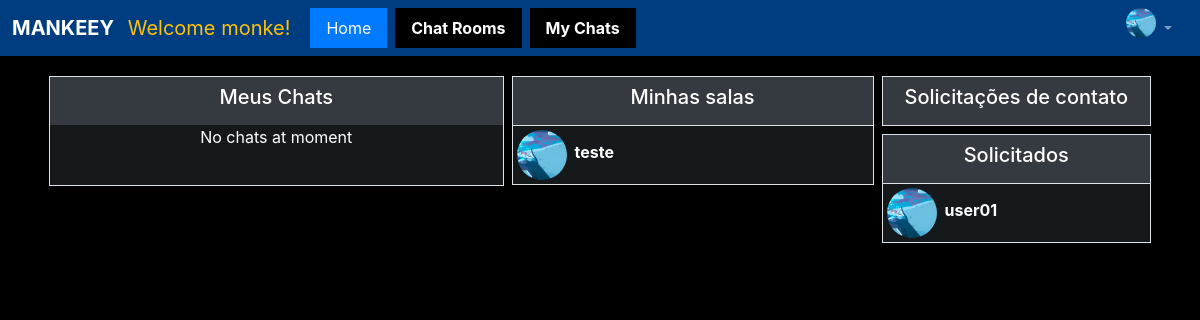
The page /private_chat/inbox/ (signed in) on the database as committed earlier.
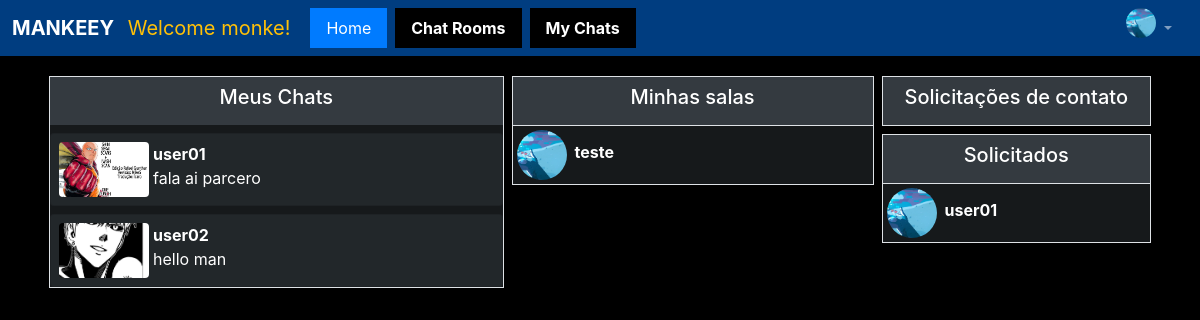
The same page on the database as committed later.
### chat/models.py (models this page shows, shortened)
class Profile(models.Model):
    user = models.OneToOneField(User, primary_key=True, related_name='profile', on_delete=models.CASCADE, blank=True)
    name = models.CharField(max_length=50, blank=True, null=True)
    image = models.ImageField(upload_to='img_profile/', default="img_profile/default.jpg", blank=True)

class ChatRoom(models.Model):
    name = models.CharField(max_length=255)
    users = models.ManyToManyField(User)
    image = models.ImageField(upload_to='img_room/', default="img_room/default.jpg", blank=True)
    categ = models.ManyToManyField(Categorias, default='Geral')

### private_chat/models.py (models this page shows)
class SolicitaModel(models.Model):
    remetente = models.ForeignKey(User, on_delete=models.CASCADE, related_name='remetente')
    destinatario = models.ForeignKey(User, on_delete=models.CASCADE, related_name='destinatario')

class ThreadModel(models.Model):
    user = models.ForeignKey(User, on_delete=models.CASCADE, related_name='+')
    receiver = models.ForeignKey(User, on_delete=models.CASCADE, related_name='+')

class MessageModel(models.Model):
    thread = models.ForeignKey(ThreadModel, on_delete=models.CASCADE, related_name='+', blank=True, null=True)
    sender_user = models.ForeignKey(User, on_delete=models.CASCADE, related_name='+')
    receiver_user = models.ForeignKey(User, on_delete=models.CASCADE, related_name='+')
    text = models.CharField(max_length=1000)
    date = models.DateTimeField(default=timezone.now)

### private_chat/views.py (the view)
# urls.py: path('inbox/', ListThreads.as_view(), name='inbox'),
class ListThreads(LoginRequiredMixin, View):
    def get(self, request, *args, **kwargs):
        threads = ThreadModel.objects.filter(Q(user=request.user) | Q(receiver=request.user))
        salas_user = ChatRoom.objects.filter(users=request.user)
        mess = MessageModel.objects.all().order_by('-date')
        context = {
            'threads': threads,
            'salas_user': salas_user,
            'mess': mess,
        }
        return render(request, 'private_chat/inbox.html', context)

### home/context_processors.py (called while the page is built)
def salas(View):
        salas = ChatRoom.objects.all().annotate(num_users=Count('users')).order_by('-num_users')
        return {'salas': salas}

### private_chat/templatetags/custom_tags.py (called while the page is built)
@register.simple_tag
def update_variable(value):
    return value

### private_chat/templates/private_chat/inbox.html (shortened to what this page needs)
{% extends 'navbar.html' %}
{% load custom_tags %}
{% block content %}
<div class="container-fluid text-white mt-3 mb-3 p-0 " style="width:90%;">
    <div class="row mb-3">
        <div class="col-md-5 m-0 p-1">
            <div class="m-0 p-0 border" style="background-color:#343a406e">
                <div class="text-center bg-dark p-2"><h5>Meus Chats</h5></div>
                {% if threads %}
                {% for th in threads %}
                <a href="{% url 'thread' th.pk %}" class="m-0 p-0" style="text-decoration:none">
                    <div class="card rounded text-white mt-2" style="background-color:#343a406e">
                        <div class="card-horizontal rounded p-2">
                            <div class="img-square-wrapper embed-responsive rounded" style="width:90px;height:55px;object-fit:cover">
                                {% if th.receiver == request.user %}
                                <img class="embed-responsive-item" src="{{th.user.profile.image.url}}" alt="Card image cap" style="width:90px;height:55px;object-fit:cover">
                                {% else %}
                                <img class="embed-responsive-item" src="{{th.receiver.profile.image.url}}" alt="Card image cap" style="width:90px;height:55px;object-fit:cover">
                                {% endif %}
                            </div>
                            <div class="card-body p-0 m-0 ml-1 text-white">
                                {% if th.receiver == request.user %}
                                    <p class="card-text m-0 p-0"><strong>{{th.user}}</strong></p>
                                    {% with "false" as data %}
                                        {% for msg in mess.all %}
                                            {% if data == "false" %}
                                                {% if msg.thread|slice:'0:1' == th %}
                                                    <p class="m-0 p-0">{{ msg.text|truncatechars:20 }}</p>
                                                    {% update_variable true as data %}
                                                {% endif %}
                                            {% endif %}
                                        {% endfor %}
                                    {% endwith %}
                                {% else %}
                                    <p class="card-text m-0 p-0"><strong>{{th.receiver}}</strong></p>
                                    {% with "false" as data %}
                                        {% for msg in mess.all %}
                                            {% if data == "false" %}
                                                {% if msg.thread|slice:'0:1' == th %}
                                                    <p class="m-0 p-0">{{ msg.text|truncatechars:20 }}</p>
                                                    {% update_variable true as data %}
                                                {% endif %}
                                            {% endif %}
                                        {% endfor %}
                                    {% endwith %}
                                {% endif %}
                            </div>
                        </div>
                    </div>
                </a>
                {% endfor %}
                {% else %}
                <p class="text-center p-0 m-0" style="height:60px;">No chats at moment</p>
                {% endif %}
            </div>
        </div>
        <div class="col-md-4 m-0 p-1">
            <div class="m-0 p-0 border" style="background-color:#343a406e">
                <div class="text-center bg-dark p-2"><h5>Minhas salas</h5></div>
                {% for chat in salas %}
                <a class="text-white m-0 p-0" href="{% url 'room' chat.name %}" style="text-decoration: none">
                    <div class="text-white border-top p-1">
                        <div class="row m-0 p-0">
                            <img src="{{chat.image.url}}" alt="" class="img-fluid rounded-circle " style="object-fit:cover;height:50px;width:50px;">
                            <p class="ml-2" style="justify-content: start;align-items: end; display: flex"><strong>{{chat.name}}</strong></p>
                        </div>
                    </div>
                </a>
                {% endfor %}
            </div>
        </div>
        <div class="col-md-3 m-0 p-1">
            <div class="m-0 p-0 border" style="background-color:#343a406e">
                <div class="text-center bg-dark p-2"><h5>Solicitações de contato</h5></div>
            </div>
            <div class="m-0 p-0 border mt-2" style="background-color:#343a406e">
                <div class="text-center bg-dark p-2"><h5>Solicitados</h5></div>
                {% for x in request.user.remetente.all %}
                    <div class="text-white border-top p-1">
                        <div class="row m-0 p-0">
                            <img src="{{x.remetente.profile.image.url}}" alt="" class="img-fluid rounded-circle " style="object-fit:cover;height:50px;width:50px;">
                            <p class="ml-2" style="justify-content: start;align-items: end; display: flex"><strong>{{x.destinatario}}</strong></p>
                        </div>
                    </div>
                {% endfor %}
            </div>
        </div>
    </div>
</div>
{% endblock content %}

### templates/navbar.html (shortened to what this page needs)
<!DOCTYPE html>
{% load static %}
<html lang="en">
<head>
    <link rel="stylesheet" href="https://maxcdn.bootstrapcdn.com/bootstrap/4.5.2/css/bootstrap.min.css">
    <link rel="stylesheet" href="https://cdn.jsdelivr.net/npm/bootstrap-icons@1.5.0/font/bootstrap-icons.css">
    <link rel="stylesheet" href="{% static 'style.css' %}">
</head>
<body class="body text-white" style="background-color: black">
<nav class="navbar navbar-expand-md navbar-dark text-white p-1 m-0" style="background-color:rgb(0 123 255 / 50%)">
    <a class="navbar-brand ml-2 " href="{% url 'home' %}"><strong>MANKEEY</strong> <span class="text-primary ml-2 text-warning"> Welcome {{request.user}}!</span></a>
    <div class="collapse navbar-collapse" id="collapsibleNavbar">
        <ul class="navbar-nav">
            <li class="nav-item m-1 bg-primary"><a class="nav-link text-white ml-2 mr-2" href="{% url 'home' %}">Home</a></li>
            <li class="nav-item m-1" style="background-color:black"><a class="nav-link text-white ml-2 mr-2" href="{% url 'index' %}"><strong>Chat Rooms</strong></a></li>
            <li class="nav-item m-1" style="background-color:black"><a class="nav-link text-white ml-2 mr-2" href="{% url 'inbox' %}"><strong>My Chats</strong></a></li>
        </ul>
        <ul class="navbar-nav ml-auto" id="notifications">
            {% if request.user.is_authenticated %}
                <a href="{% url 'profile' request.user.pk %}"><img src="{{request.user.profile.image.url}}" alt="" class="img-fluid rounded-circle " style="object-fit:cover;height:30px;width:30px;"></a>
            {% endif %}
            <li class="nav-item dropdown">
                <a class="nav-link dropdown-toggle pr-4" id="navbardrop" data-toggle="dropdown"></a>
            </li>
        </ul>
    </div>
</nav>
{% block content %}
{% endblock content %}
</body>
</html>

### static/style.css (style rules this page uses)
body { background-color: black color: white; }

### private_chat/templates/private_chat/inbox.html (style rules this page uses)
.card-horizontal { display: flex; flex: 1 1 auto; }
body { background-color: black; }

Rows that differ between the two databases and show on the page:
added ThreadModel: receiver.profile.image (picture), receiver "user01"
added MessageModel: text "fala ai parcero", shown under "user01"
added ThreadModel: receiver.profile.image (picture), receiver "user02"
added MessageModel: text "hello man", shown under "user02"
Other text that changed with them:
text no longer shown: "No chats at moment"
